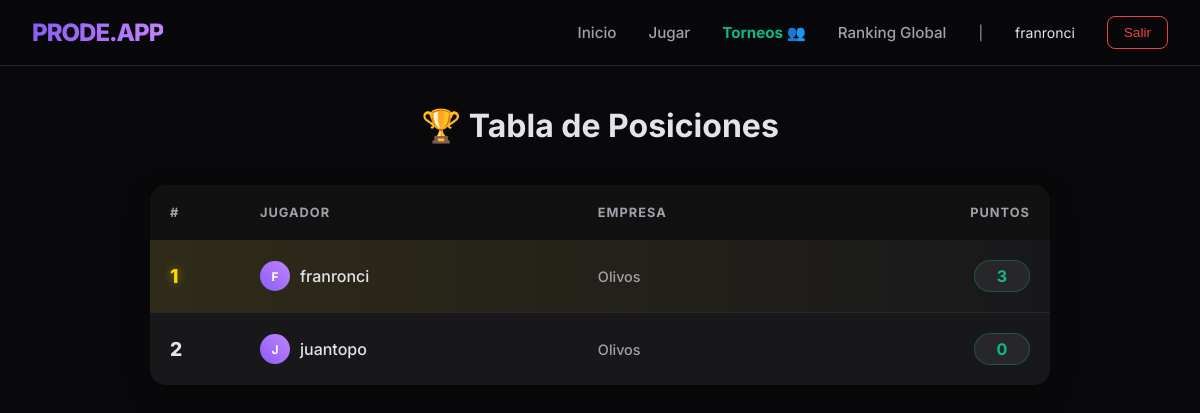
The app's page /ranking/ (signed in) with its own data.
### core/models.py (models this page shows, shortened)
class PerfilEmpleado(models.Model):
    usuario = models.OneToOneField(User, on_delete=models.CASCADE)
    empresa = models.ForeignKey(Empresa, on_delete=models.CASCADE)
    puntos_totales = models.IntegerField(default=0)

class Empresa(models.Model):
    nombre = models.CharField(max_length=100)
    codigo_acceso = models.CharField(max_length=50, unique=True)

### core/views.py (the view)
# urls.py: path('ranking/', views.ranking, name='ranking'),
def ranking(request):
    perfiles = PerfilEmpleado.objects.all().order_by('-puntos_totales')
    return render(request, 'ranking.html', {'perfiles': perfiles})

### templates/ranking.html (shortened to what this page needs)
{% extends 'base.html' %}
{% block content %}
    <h1 style="text-align: center; margin-bottom: 40px;">🏆 Tabla de Posiciones</h1>
    <table class="ranking-table">
        <thead>
            <tr>
                <th width="10%">#</th>
                <th>Jugador</th>
                <th>Empresa</th>
                <th style="text-align: right;">Puntos</th>
            </tr>
        </thead>
        <tbody>
            {% for perfil in perfiles %}
            <tr class="{% if forloop.counter == 1 %}rank-1{% endif %}">
                <td class="pos-number" style="font-weight: 800; font-size: 1.2rem;">
                    {{ forloop.counter }}
                </td>
                <td>
                    <div style="display: flex; align-items: center; gap: 10px;">
                        <div style="width: 30px; height: 30px; background: linear-gradient(45deg, var(--primary), #c084fc); border-radius: 50%; display: flex; align-items: center; justify-content: center; font-size: 12px; font-weight: bold; color: white;">
                            {{ perfil.usuario.username|slice:":1"|upper }}
                        </div>
                        {{ perfil.usuario.username }}
                    </div>
                </td>
                <td style="color: var(--text-muted); font-size: 0.9rem;">
                    {{ perfil.empresa.nombre|default:"-" }}
                </td>
                <td style="text-align: right;">
                    <span class="points-bubble">{{ perfil.puntos_totales }}</span>
                </td>
            </tr>
            {% empty %}
            <tr>
                <td colspan="4" style="text-align: center; padding: 40px; color: var(--text-muted);">
                    Aún no hay datos para mostrar.
                </td>
            </tr>
            {% endfor %}
        </tbody>
    </table>
{% endblock %}

### templates/base.html (shortened to what this page needs)
<!DOCTYPE html>
<html lang="es">
<head>
</head>
<body>
    <nav class="navbar">
        <a href="{% url 'home' %}" class="logo">PRODE.APP</a>
        <div class="nav-links">
            <a href="{% url 'home' %}" class="nav-item">Inicio</a>
            <a href="{% url 'prode' %}" class="nav-item">Jugar</a>
            <a href="{% url 'mis_torneos' %}" class="nav-item" style="color: var(--accent); font-weight: 700;">Torneos 👥</a>
            <a href="{% url 'ranking' %}" class="nav-item">Ranking Global</a>
            {% if user.is_authenticated %}
                <span style="font-size: 14px; color: var(--text-muted);">|</span>
                <span style="font-size: 14px;">{{ user.username }}</span>
                <form action="{% url 'logout' %}" method="post" style="display:inline;">
                    <button type="submit" class="btn-logout">Salir</button>
                </form>
            {% else %}
                <a href="{% url 'login' %}" class="btn-login">Ingresar</a>
            {% endif %}
        </div>
    </nav>
    <div class="container fade-in">
        {% block content %}
        {% endblock %}
    </div>
</body>
</html>

### templates/base.html (style rules this page uses)
:root { --bg-color: #09090b; --card-bg: #18181b; --card-border: #27272a; --text-main: #e4e4e7; --text-muted: #a1a1aa; --primary: #8b5cf6; --primary-glow: rgba(139, 92, 246, 0.4); --accent: #10b981; --accent-glow: rgba(16, 185, 129, 0.4); --danger: #ef4444; --radius: 16px; --transition: all 0.3s cubic-bezier(0.4, 0, 0.2, 1); }
body { font-family: 'Inter', sans-serif; background-color: var(--bg-color); color: var(--text-main); margin: 0; padding: 0; min-height: 100vh; overflow-x: hidden; }
a { text-decoration: none; color: inherit; transition: var(--transition); }
.fade-in { animation: fadeIn 0.6s ease-out forwards; }
.navbar { background: rgba(9, 9, 11, 0.85); backdrop-filter: blur(12px); border-bottom: 1px solid var(--card-border); padding: 1rem 2rem; display: flex; justify-content: space-between; align-items: center; position: sticky; top: 0; z-index: 100; }
.logo { font-weight: 800; font-size: 1.5rem; letter-spacing: -1px; background: linear-gradient(to right, var(--primary), #c084fc); background-clip: text; -webkit-background-clip: text; color: transparent; }
.nav-links { display: flex; gap: 2rem; align-items: center; }
.nav-item { font-size: 0.95rem; font-weight: 500; color: var(--text-muted); position: relative; }
.nav-item::after { content: ''; position: absolute; width: 0; height: 2px; bottom: -4px; left: 0; background-color: var(--primary); transition: var(--transition); }
.btn-logout { background: transparent; border: 1px solid var(--danger); color: var(--danger); padding: 0.5rem 1rem; border-radius: 8px; cursor: pointer; font-size: 0.85rem; transition: var(--transition); }
.container { max-width: 900px; margin: 40px auto; padding: 0 20px; }

### templates/ranking.html (style rules this page uses)
.ranking-table { width: 100%; border-collapse: collapse; background-color: var(--card-bg); border-radius: 16px; overflow: hidden; box-shadow: 0 10px 30px rgba(0,0,0,0.2); }
.ranking-table th { background-color: #111; color: var(--text-muted); text-transform: uppercase; font-size: 0.8rem; letter-spacing: 1px; padding: 20px; text-align: left; }
.ranking-table td { padding: 20px; border-bottom: 1px solid var(--card-border); color: var(--text-main); font-weight: 500; }
.ranking-table tr:last-child td { border-bottom: none; }
.rank-1 { background: linear-gradient(90deg, rgba(255, 215, 0, 0.1), transparent); }
.rank-1 .pos-number { color: #ffd700; text-shadow: 0 0 10px rgba(255, 215, 0, 0.5); }
.points-bubble { background-color: #27272a; color: var(--accent); padding: 5px 12px; border-radius: 50px; font-weight: bold; display: inline-block; min-width: 30px; text-align: center; border: 1px solid rgba(16, 185, 129, 0.3); }

### records on screen
PerfilEmpleado: usuario.username "F", usuario.username "franronci", empresa.nombre "Olivos", puntos_totales "3"
PerfilEmpleado: usuario.username "J", usuario.username "juantopo", empresa.nombre "Olivos", puntos_totales "0"

### other values on screen
{{ user.username }} "franronci"
